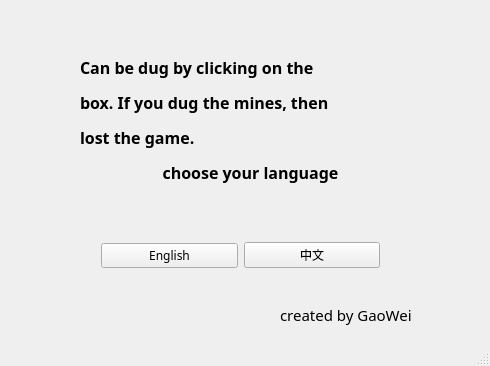
<?xml version="1.0" encoding="UTF-8"?>
<ui version="4.0">
 <class>MainWindow</class>
 <widget class="QMainWindow" name="MainWindow">
  <property name="geometry">
   <rect>
    <x>0</x>
    <y>0</y>
    <width>490</width>
    <height>366</height>
   </rect>
  </property>
  <property name="windowTitle">
   <string>MainWindow</string>
  </property>
  <widget class="QWidget" name="centralWidget">
   <widget class="QLabel" name="label">
    <property name="geometry">
     <rect>
      <x>80</x>
      <y>30</y>
      <width>341</width>
      <height>181</height>
     </rect>
    </property>
    <property name="font">
     <font>
      <family>宋体</family>
      <pointsize>7</pointsize>
     </font>
    </property>
    <property name="text">
     <string>&lt;html&gt;&lt;head/&gt;&lt;body&gt;&lt;p&gt;&lt;span style=&quot; font-size:12pt; font-weight:600;&quot;&gt;Can be dug by clicking on the &lt;/span&gt;&lt;/p&gt;&lt;p&gt;&lt;span style=&quot; font-size:12pt; font-weight:600;&quot;&gt;box. If you dug the mines, then &lt;/span&gt;&lt;/p&gt;&lt;p&gt;&lt;span style=&quot; font-size:12pt; font-weight:600;&quot;&gt;lost the game.&lt;/span&gt;&lt;/p&gt;&lt;p align=&quot;center&quot;&gt;&lt;span style=&quot; font-size:12pt; font-weight:600;&quot;&gt;choose your language&lt;/span&gt;&lt;/p&gt;&lt;/body&gt;&lt;/html&gt;</string>
    </property>
   </widget>
   <widget class="QLabel" name="label_2">
    <property name="geometry">
     <rect>
      <x>280</x>
      <y>300</y>
      <width>161</width>
      <height>31</height>
     </rect>
    </property>
    <property name="font">
     <font>
      <family>隶书</family>
     </font>
    </property>
    <property name="text">
     <string>&lt;html&gt;&lt;head/&gt;&lt;body&gt;&lt;p&gt;&lt;span style=&quot; font-size:11pt;&quot;&gt;created by GaoWei&lt;/span&gt;&lt;/p&gt;&lt;/body&gt;&lt;/html&gt;</string>
    </property>
   </widget>
   <widget class="QWidget" name="layoutWidget">
    <property name="geometry">
     <rect>
      <x>90</x>
      <y>230</y>
      <width>301</width>
      <height>51</height>
     </rect>
    </property>
    <layout class="QHBoxLayout" name="horizontalLayout">
     <item>
      <widget class="QPushButton" name="pushButton">
       <property name="font">
        <font>
         <family>宋体</family>
        </font>
       </property>
       <property name="text">
        <string>English</string>
       </property>
      </widget>
     </item>
     <item>
      <widget class="QPushButton" name="pushButton_2">
       <property name="font">
        <font>
         <family>宋体</family>
        </font>
       </property>
       <property name="text">
        <string>中文</string>
       </property>
      </widget>
     </item>
    </layout>
   </widget>
  </widget>
  <widget class="QStatusBar" name="statusBar"/>
 </widget>
 <layoutdefault spacing="6" margin="11"/>
 <resources/>
 <connections/>
</ui>
